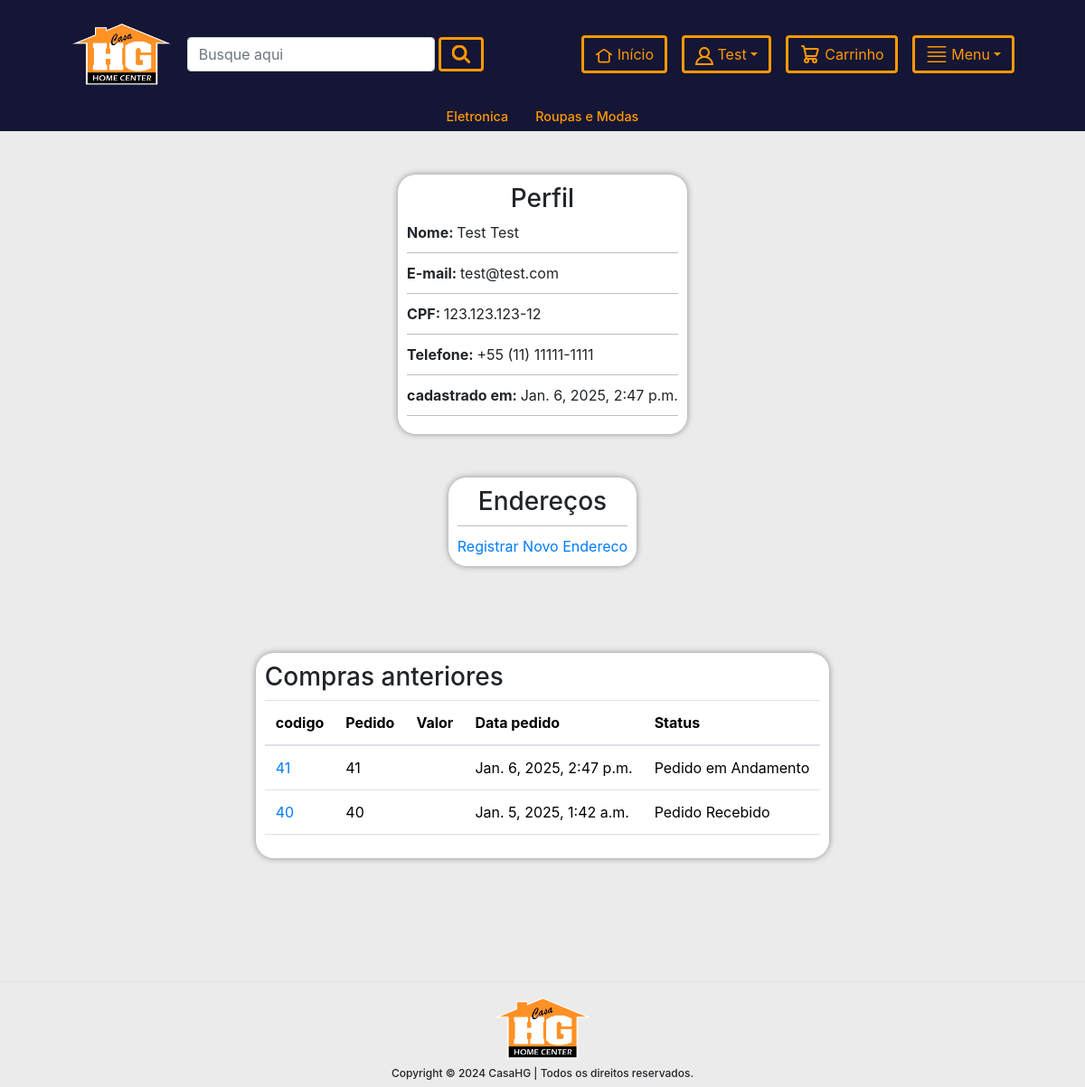
Page /perfil/ (signed in) on the earlier database version.
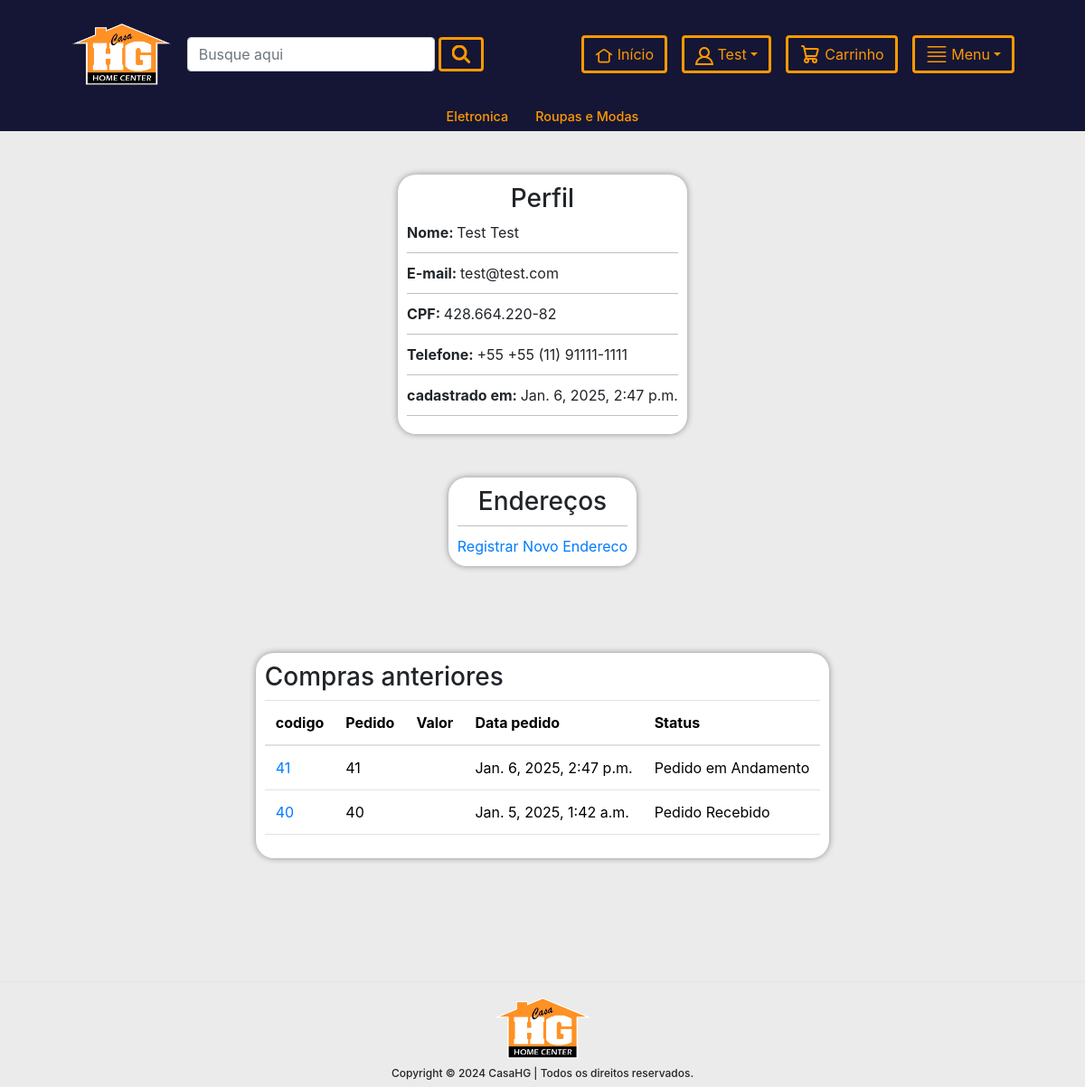
Same page on the later database version.
### app/models.py (models this page shows, shortened)
class Cliente(models.Model):
    user = models.OneToOneField(User, on_delete=models.CASCADE)
    nome = models.CharField(max_length=200,default="")
    sobrenome = models.CharField(max_length=200,default="")
    cpf_ou_cnpj = models.CharField(max_length=14,default="")
    cpf_ou_cnpj_formatado = models.CharField(max_length=20, default="")
    bool_cpf_cnpj = models.BooleanField(default=False)
    email = models.EmailField(default="")
    telefone = models.CharField(max_length=19,default="")
    data_criacao = models.DateTimeField(auto_now_add=True)

### app/views.py (the view)
# urls.py: path("perfil/", ClientePerfilView.as_view(), name="clienteperfil"),
class ClientePerfilView(LojaMixin, BaseContextMixin, TemplateView):
    template_name = "clienteperfil.html"
    def dispatch(self,request,*args, **kwargs):
        if request.user.is_authenticated and Cliente.objects.filter(user=request.user).exists():
            pass
        else:
            return redirect("/entrar/?next=/perfil/")
        return super().dispatch(request,*args, **kwargs)
    def get_context_data(self, **kwargs):
        context = super().get_context_data(**kwargs)
        cliente = self.request.user.cliente
        context['cliente'] = cliente
        pedidos = Pedido_order.objects.filter(carro__cliente=cliente).order_by("-id")
        context['pedidos'] = pedidos
        enderecos = Endereco.objects.filter(cliente=cliente).order_by("-id")
        context['enderecos'] = enderecos
        return context

### app/context_processors.py (called while the page is built)
def add_empresa_to_context(request):
    return {'empresa': Empresa.objects.first(), 'debug_var': 'Debug Variable'}

### app/views.py (called while the page is built)
    def dispatch(self,request,*args,**kwargs):
        carro_id = request.session.get("carro_id")
        if carro_id:
            carro_obj = Carro.objects.get(id=carro_id)
            if request.user.is_authenticated and request.user.cliente:
                carro_obj.cliente = request.user.cliente
                carro_obj.save()
        else:
            carro_obj = Carro.objects.create(total=0)
            self.request.session['carro_id'] = carro_obj.id
        return super().dispatch(request,*args,**kwargs)

    def get_context_data(self, **kwargs):
        context = super().get_context_data(**kwargs)
        context['todoscategorias'] = Categoria.objects.all()
        context['footer'] = Empresa.objects.all()
        return context

### templates/clienteperfil.html (shortened to what this page needs)
{% extends 'base.html' %}
{% block content %}
    <div class="row m-5" style="padding:0px; justify-content: center">
        <div class="container" style="width:auto; background-color: #fff; border-radius: 20px; box-shadow: 0 0 7px rgba(0, 0, 0, 0.4); padding:10px; overflow: hidden; text-overflow: ellipsis;">
            <h3 class="m2 d-flex" style="justify-content:center;" >Perfil</h3>
            <span class="font-weight-bold">Nome:&nbsp;</span>{{cliente.nome}}&nbsp;{{cliente.sobrenome}}<hr style="border-color: black; margin-top: 10px; margin-bottom: 10px;">
            <span class="font-weight-bold">E-mail:&nbsp;</span>{{cliente.email}}<hr style="border-color: black; margin-top: 10px; margin-bottom: 10px;">
            <span class="font-weight-bold">{% if cliente.bool_cpf_cnpj %}CPF{% else %}CNPJ{% endif %}:&nbsp;</span>{{cliente.cpf_ou_cnpj_formatado}}<hr style="border-color: black; margin-top: 10px; margin-bottom: 10px;">
            <span class="font-weight-bold">Telefone:&nbsp;</span>{{cliente.telefone}}<hr style="border-color: black; margin-top: 10px; margin-bottom: 10px;">
            <span class="font-weight-bold">cadastrado em:&nbsp;</span>{{cliente.data_criacao}}<hr style="border-color: black; margin-top: 10px; margin-bottom: 10px;">
        </div>
    </div>
    <div class="row m-5" style="padding:0px; justify-content: center">
        <div class="container" style="margin:auto; width:auto; background-color: #fff; border-radius: 20px; box-shadow: 0 0 7px rgba(0, 0, 0, 0.4);padding:10px;">
            <h3 class="row d-flex" style="justify-content:center;">Endereços</h3>
            <hr style="border-color: black; margin-top: 10px; margin-bottom: 10px;">
            <a href="{% url 'lojaapp:cadastrarendereco' %}">Registrar Novo Endereco</a>
        </div>
    </div>
    <div class="row m-5" style="padding:0px; justify-content: center">
        <div class="container m-5" style="width:auto; background-color: #fff; border-radius: 20px; box-shadow: 0 0 7px rgba(0, 0, 0, 0.4);padding:10px;">
            <h3>Compras anteriores</h3>
            <table class="table">
                <thead>
                    <tr>
                        <th>codigo</th>
                        <th>Pedido</th>
                        <th>Valor</th>
                        <th>Data pedido</th>
                        <th>Status</th>
                    </tr>
                </thead>
                <tbody>
                    {% for ped in pedidos %}
                        <tr>
                            <td><a href="{% url 'lojaapp:clientepedidodetalhe' ped.pk%}">{{ ped.pk }}</a></td>
                            <td>{{ped.id}}</td>
                            <td>{{ped.total}}</td>
                            <td>{{ped.criado_em}}</td>
                            <td>{{ped.pedido_status}}</td>
                        </tr>
                    {% endfor %}
                </tbody>
            </table>
        </div>
    </div>
{% endblock %}

Differences in the rows shown:
changed Cliente "Test": cpf_ou_cnpj_formatado "123.123.123-12" → "428.664.220-82"; telefone "+55 (11) 11111-1111" → "+55 +55 (11) 91111-1111"
